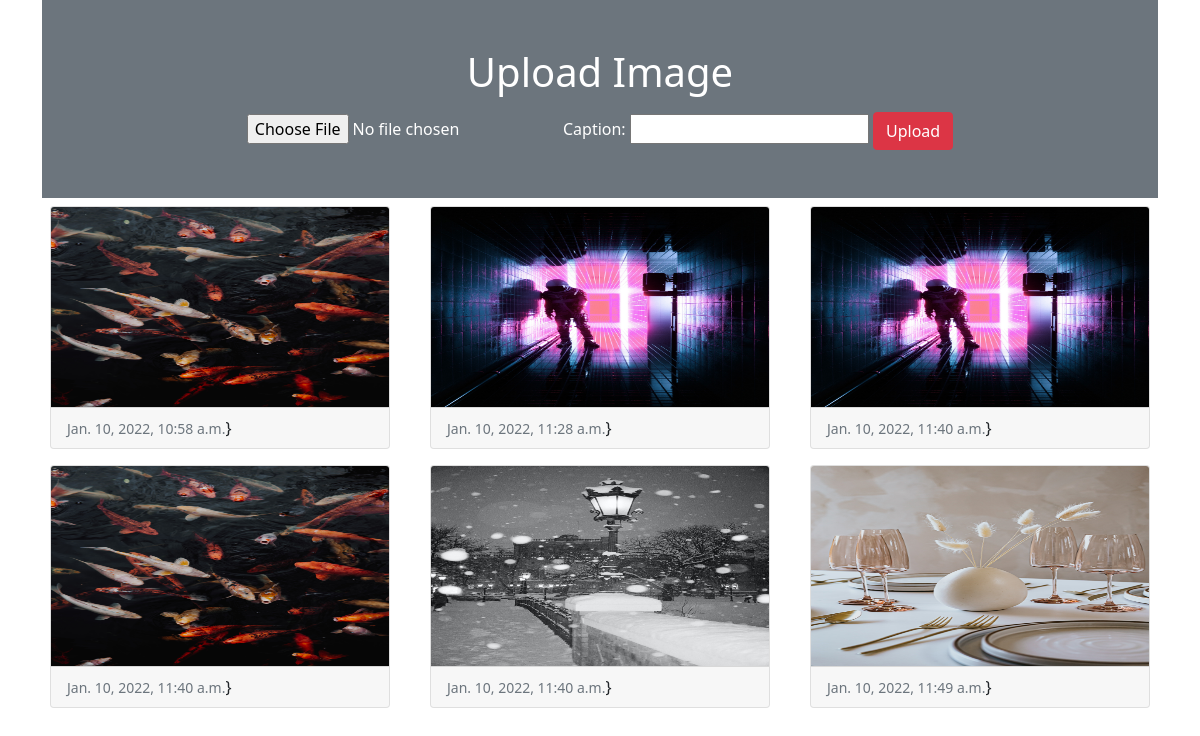
The page / on the database its author committed.
### myapp/models.py (models this page shows, shortened)
class Image(models.Model):
    image = models.ImageField(upload_to="images")
    caption = models.CharField(max_length=200)
    date = models.DateTimeField(auto_now_add=True)

### myapp/views.py (the view)
# urls.py: 2. Add a URL to urlpatterns:  path('', views.home, name='home')
def home(request):
    if request.method == "POST":
        form = ImageForm(request.POST, request.FILES)
        if form.is_valid:
            form.save()
    form = ImageForm()
    img = Image.objects.all()
    return render(request,'home.html', {'img':img, 'form':form})

### myapp/forms.py
class ImageForm(forms.ModelForm):
    class Meta:
        model = Image
        fields = '__all__'
        labels = {'image':''}

### myapp/templates/home.html (shortened to what this page needs)
<!doctype html>
<html lang="en">
  <head>
    <link href="https://cdn.jsdelivr.net/npm/bootstrap@5.1.3/dist/css/bootstrap.min.css" rel="stylesheet">
  </head>
  <body>
    <div class="container">
        <div class="py-5 text-center bg-secondary text-white">
          <h1 class="mb-3">Upload Image</h1>
          <form action="" method="post" enctype="multipart/form-data">
              {{form}}
              <input type="submit" class="btn btn-danger" value="Upload">
           </form>
        </div>
        <div class="row">
           {% for x in img %}
            <div class="col-sm-4">
              <div class="card m-2">
                <img src="{{x.image.url}}" alt="" class="card-img-top" height="200px">
                <div class="card-footer">
                  <small class="text-muted">{{x.date}}</small>}
                </div>
              </div>
            </div>
           {% endfor %}
          </div>
    </div>
  </body>
</html>

### rows shown on the page
Image: image (picture), date "Jan. 10, 2022, 10:58 a.m."
Image: image (picture), date "Jan. 10, 2022, 11:28 a.m."
Image: image (picture), date "Jan. 10, 2022, 11:40 a.m."
Image: image (picture), date "Jan. 10, 2022, 11:40 a.m."
Image: image (picture), date "Jan. 10, 2022, 11:40 a.m."
Image: image (picture), date "Jan. 10, 2022, 11:49 a.m."
